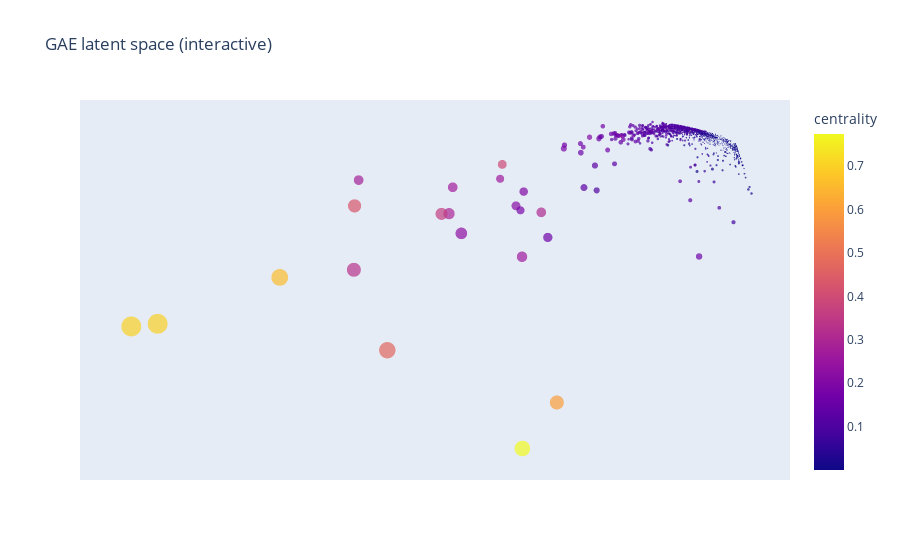

Notebook code for this chart:
### Code cell
# Helper to pull attributes safely
def grab_attr(key):
    return [G_Enron.nodes[n].get(key, 0.0) for n in nodes]

df = pd.DataFrame({
    "node": nodes,
    "x": coords[:, 0],
    "y": coords[:, 1],
    "centrality": c_np.flatten(),
    "degree": [G_Enron.degree(n) for n in nodes],
    "in_deg": grab_attr("in_degree_centrality"),
    "out_deg": grab_attr("out_degree_centrality"),
    "close": grab_attr("closeness_centrality"),
    "betw": grab_attr("betweenness_centrality"),
    "pagerank": grab_attr("pagerank"),
})

fig = px.scatter(
    df, x="x", y="y",
    color="centrality",
    size="degree",
    hover_data=["node", "in_deg", "out_deg", "close", "betw", "pagerank"],
    title="GAE latent space (interactive)"
)
fig.update_traces(marker=dict(line=dict(width=0)))
fig.update_layout(xaxis_visible=False, yaxis_visible=False)
fig.show()

# Plotly (from step C): save interactive HTML
fig.write_html("enron_gae_latent.html", include_plotlyjs="cdn")

### Figure 1 — Plotly figure (JSON) as saved in the notebook; plotly's stock layout.template omitted (floating-point values rounded to 4 significant figures; data arrays with more than 128 entries replaced by an {"elided": "..."} marker saying what was removed)
{"data": [{"customdata": {"elided": "6598x6 mixed values"}, "hovertemplate": "x=%{x}<br>y=%{y}<br>degree=%{marker.size}<br>node=%{customdata[0]}<br>in_deg=%{customdata[1]}<br>out_deg=%{customdata[2]}<br>close=%{customdata[3]}<br>betw=%{customdata[4]}<br>pagerank=%{customdata[5]}<br>centrality=%{marker.color}<extra></extra>", "legendgroup": "", "marker": {"color": {"elided": "6598 float values"}, "coloraxis": "coloraxis", "line": {"width": 0}, "size": {"elided": "6598 int values"}, "sizemode": "area", "sizeref": 2.163, "symbol": "circle"}, "mode": "markers", "name": "", "showlegend": false, "type": "scattergl", "x": {"elided": "6598 float values"}, "xaxis": "x", "y": {"elided": "6598 float values"}, "yaxis": "y"}], "layout": {"coloraxis": {"colorbar": {"title": {"text": "centrality"}}, "colorscale": [[0, "#0d0887"], [0.1111, "#46039f"], [0.2222, "#7201a8"], [0.3333, "#9c179e"], [0.4444, "#bd3786"], [0.5556, "#d8576b"], [0.6667, "#ed7953"], [0.7778, "#fb9f3a"], [0.8889, "#fdca26"], [1, "#f0f921"]]}, "legend": {"itemsizing": "constant", "tracegroupgap": 0}, "title": {"text": "GAE latent space (interactive)"}, "xaxis": {"anchor": "y", "domain": [0, 1], "title": {"text": "x"}, "visible": false}, "yaxis": {"anchor": "x", "domain": [0, 1], "title": {"text": "y"}, "visible": false}}}
